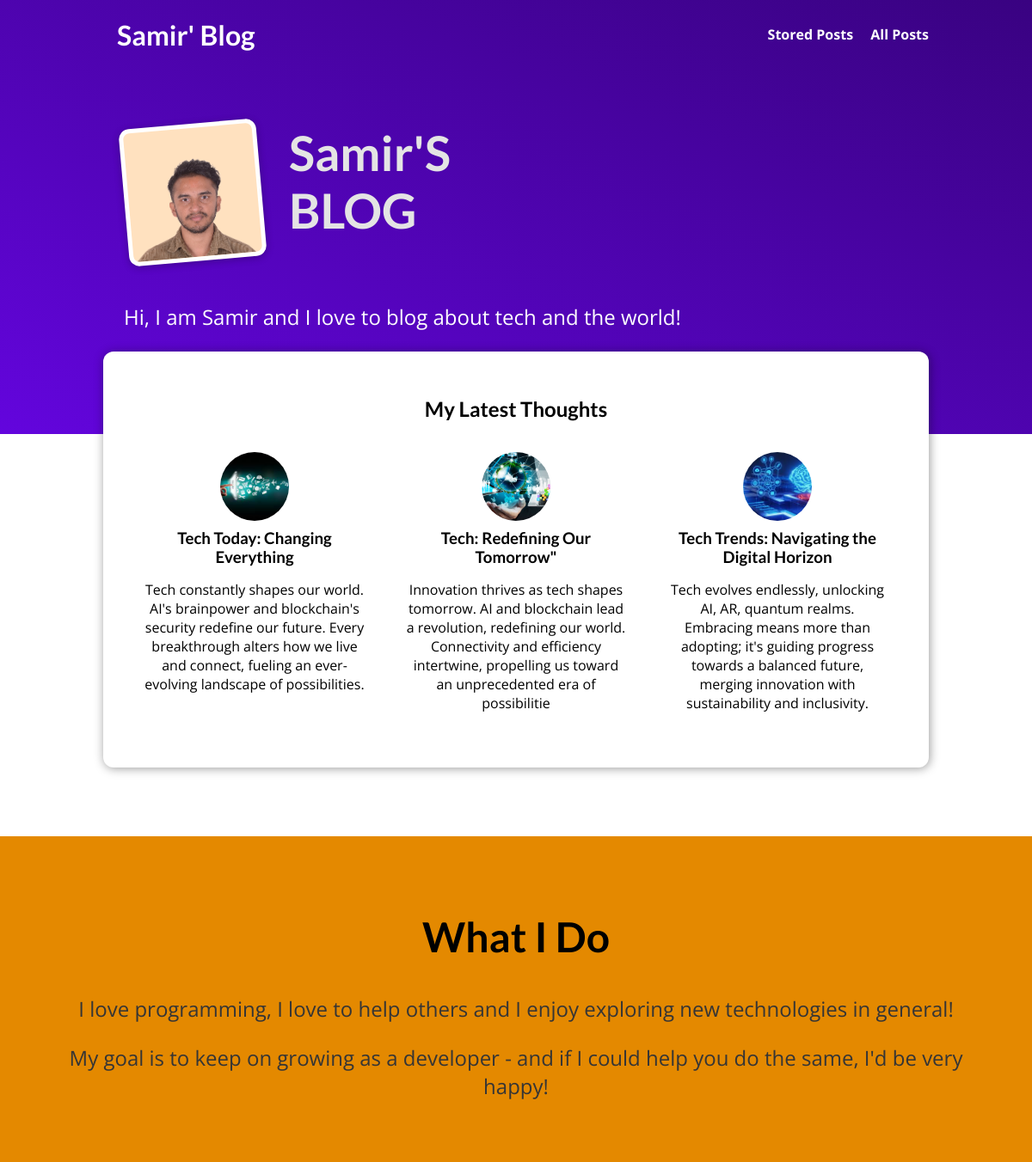
The page / on the database its author committed.
### blog/models.py (models this page shows, shortened)
class Post(models.Model):
    title = models.CharField(max_length=150)
    excerpt = models.CharField(max_length=200)
    image = models.ImageField(upload_to="posts", null=True)
    date = models.DateField(auto_now=True)
    slug = models.SlugField(unique=True, db_index=True)
    content = models.TextField(validators=[MinLengthValidator(10)])
    author = models.ForeignKey(
        Author, on_delete=models.SET_NULL, null=True, related_name="posts")
    tags = models.ManyToManyField(Tag)

### blog/views.py (the view)
# urls.py: path("", views.StartingPageView.as_view(), name="starting-page"),
class StartingPageView(ListView):
    template_name = "blog/index.html"
    model = Post
    ordering = ["-date"]
    context_object_name = "posts"
    def get_queryset(self):
        queryset = super().get_queryset()
        data = queryset[:3]
        return data

### blog/templates/blog/index.html (shortened to what this page needs)
{% extends "base.html" %}
{% load static %}
{% block css_files %}
  <link rel="stylesheet" href="{% static "blog/post.css" %}" />
  <link rel="stylesheet" href="{% static "blog/index.css" %}" />
{% endblock %}
{% block content %}
<section id="welcome">
  <header>
    <img src="{% static "blog/images/samir.png" %}" alt="Samir - The Author Of This Blog" />
    <h2>Samir'S BLOG</h2>
  </header>
  <p>Hi, I am Samir and I love to blog about tech and the world!</p>
</section>
<section id="latest-posts">
  <h2>My Latest Thoughts</h2>
  <ul>
    {% for post in posts %}
      {% include "blog/includes/post.html" %}
    {% endfor %}
  </ul>
</section>
<section id="about">
  <h2>What I Do</h2>
  <p>
    I love programming, I love to help others and I enjoy exploring new
    technologies in general!
  </p>
  <p>
    My goal is to keep on growing as a developer - and if I could help you do
    the same, I'd be very happy!
  </p>
</section>
{% endblock %}

### blog/templates/blog/includes/post.html
<li>
  <article class="post">
    <a href="{% url "post-detail-page" post.slug %}">
      <img src="{{ post.image.url }}" alt="{{ post.title }}"
      />
      <div class="post__content">
        <h3>{{ post.title }}</h3>
        <p>
          {{ post.excerpt }}
        </p>
      </div>
    </a>
  </article>
</li>

### static/app.css (style rules this page uses)
* { box-sizing: border-box; }
html { font-family: 'Open Sans', 'Lato', sans-serif; }
body { margin: 0; }
h1, h2, h3 { font-family: 'Lato', sans-serif; font-weight: bold; }

### blog/static/blog/post.css (style rules this page uses)
.post { display: flex; flex-direction: column; align-items: center; text-align: center; }
.post a { text-decoration: none; color: black; transition: all 0.2s ease; padding: 1rem; }
.post img { width: 5rem; height: 5rem; object-fit: cover; border-radius: 50%; }
.post h3 { margin: 0.25rem 0; }

### blog/static/blog/index.css (style rules this page uses)
#welcome { background: linear-gradient(to right top, #6305dd, #390281); padding: 6rem 12%; }
#welcome header { display: flex; align-items: flex-start; margin: 3rem auto; }
#welcome img { width: 10rem; height: 10rem; object-fit: cover; object-position: top; border: 5px solid white; border-radius: 12px; background-color: #ffe1bf; transform: rotateZ(-5deg); box-shadow: 0 2px 8px rgba(0, 0, 0, 0.25); }
#welcome h2 { font-size: 3.5rem; margin: 0 0 0 2rem; color: #e4e4e4; width: 10rem; }
#welcome p { color: white; font-size: 1.5rem; }
#latest-posts { background-color: white; padding: 2rem; border-radius: 12px; width: 60rem; margin: -6rem auto 2rem auto; box-shadow: 1px 1px 12px rgba(0, 0, 0, 0.4); }
#latest-posts h2 { text-align: center; }
#latest-posts ul { list-style: none; margin: 0; padding: 0; display: flex; gap: 1rem; }
#latest-posts li { flex: 1; }
#about { text-align: center; padding: 3rem; background-color: #e48900; margin-top: 5rem; }
#about h2 { font-size: 3rem; }
#about p { font-size: 1.5rem; color: #353535; }

### rows shown on the page
Post: image (picture), title "Tech Today: Changing Everything", excerpt "Tech constantly shapes our world. AI's brainpower and blockchain's security redefine our future. Every breakthrough alters how we live and connect, fueling an ever-evolving landscape of possibilities."
Post: image (picture), title "Tech: Redefining Our Tomorrow\"", excerpt "Innovation thrives as tech shapes tomorrow. AI and blockchain lead a revolution, redefining our world. Connectivity and efficiency intertwine, propelling us toward an unprecedented era of possibilitie"
Post: image (picture), title "Tech Trends: Navigating the Digital Horizon", excerpt "Tech evolves endlessly, unlocking AI, AR, quantum realms. Embracing means more than adopting; it's guiding progress towards a balanced future, merging innovation with sustainability and inclusivity."
